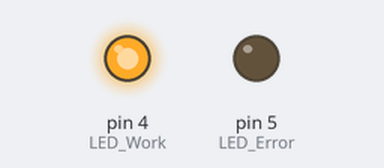
Recording of a sketch running on a simulated Arduino Uno, built for the host (arithmetic inside an expression is 32-bit, double 64-bit). On the bench: output pins drawn as LEDs (lit = HIGH). The local clock reads 2024-03-15 10:24:30 at power-on unless the sketch sets it; storage starts empty; random numbers use the default seed unless the sketch sets one; the audio player accepts every command and is not drawn.

Above: at 9.6 s.
At 129.79 s:
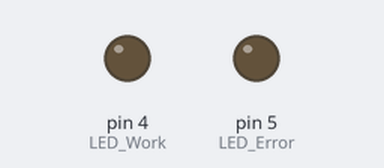
Timing chart, 0 to 130.0 s (numbered marks = the images above):
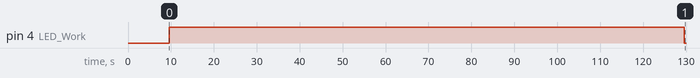

The sketch:

SistemaUnificadoInseminacion.ino
```cpp
#include <SD.h>
#include <SPI.h>
#include <TMRpcm.h>
#include "RTClib.h"
#include "LowPower.h"
#include <avr/sleep.h>
#include <avr/power.h>
//#include "Arduino.h"
#include "SoftwareSerial.h"
#include "DFRobotDFPlayerMini.h"
//==============================================================================
//========================= CONFIGURACIONES de SOFTWARE ========================

const uint8_t DuracionArchivo = 2;       //Minutos que dura cada archivo de audio a grabar
const uint16_t DuracionProtocolo = 10;  //Minutos de duración del protocolo
// unsigned int Descanso = 1200;            //Minutos de descanso entre protocolos (1200 min = 8548 ciclos de 8.423 seg)

//const uint8_t SilencioCantos = 15;     //Segundos de silencio entre cantos consecutivos  (LO QUEREMOS RANDOMIZAR, ELEGIDO MÁS ADELANTE)
const uint16_t FreqMuestreo = 22000;     //Frecuencia de muestreo (hasta 25 kHz)
//==============================================================================
//========================= CONFIGURACIONES de HARDWARE ========================
//uint8_t RstPin = 3;
const uint8_t LED_Work = 4;
const uint8_t LED_Error = 5;

#define SD_ChipSelectPin 10
#define MIC A0
TMRpcm audio;
SoftwareSerial mySoftwareSerial(6, 7);
DFRobotDFPlayerMini myDFPlayer;
//==============================================================================
char filename[] = "00000000.wav";

volatile boolean Siguiente = true;       //para ir al próximo fichero
volatile boolean ControladorFinal = false;

unsigned long tiempoFichero;
unsigned long SaltoFichero = DuracionArchivo * 60000;
unsigned long TiempoCincoMin;

volatile boolean Reproducir = false;
volatile boolean CincoMin = false;


//unsigned long Silencio = SilencioCantos * 1000;
long InterRandom;

unsigned long previousMillis = 0;
uint8_t CantidadArchivos = DuracionProtocolo / DuracionArchivo;
//unsigned long Dormir = Descanso * 60000;
// unsigned int kDescansoProtocolo = Descanso * 60 / 8.423 ;
//====================== FUNCIONES PARA FUNCIONAMIENTO =========================
RTC_DS3231 rtc;
void dateTime(uint16_t* date, uint16_t* time) {
  DateTime now = rtc.now();
  *date = FAT_DATE(now.year(), now.month(),  now.day());
  *time = FAT_TIME(now.hour(), now.minute(), now.second());
}
//==============================================================================
void getFileName() {
  DateTime now = rtc.now();
  sprintf(filename, "%02d%02d%02d%02d.wav", now.day(), now.hour(), now.minute(), now.second());
}
//==============================================================================
void LedError() {
  digitalWrite(LED_Error, LOW);
  digitalWrite(LED_Work, LOW);
  for (int j = 1; j < 6; j++) {
    digitalWrite(LED_Error, HIGH);
    delay(300);
    digitalWrite(LED_Error, LOW);
    delay(500);
  }
  //pinMode(RstPin,  OUTPUT);
  //digitalWrite(RstPin, LOW);
}
//====================== SET UP DEL MODULO =====================================
void setup() {
  //Serial.begin(9600);

  randomSeed(analogRead(A1));

  rtc.begin();
  pinMode(LED_Work, OUTPUT);
  pinMode(LED_Error, OUTPUT);
  pinMode(MIC, INPUT);
//  Serial.println(kDescansoProtocolo);
  audio.CSPin = SD_ChipSelectPin;
  if (!SD.begin(SD_ChipSelectPin)) LedError();

  if (rtc.lostPower()) {
    //rtc.adjust(DateTime(F(__DATE__), F(__TIME__)));
    rtc.adjust(DateTime(2023, 6, 5, 17, 10, 0));
  }

  mySoftwareSerial.begin(9600);
  delay(1000);
  if (!myDFPlayer.begin(mySoftwareSerial)) LedError();
  delay(3000);
  myDFPlayer.volume(30); // de 0 (min) a 30 (max)
  myDFPlayer.playFolder(15, 1);
  delay(3000);
  InterRandom = random(10, 21)*1000 ;
}
//====================== LOOP GRABACION REPRODUCCION ===========================
void loop() {
  DateTime now = rtc.now();

  if (Siguiente) {
//    Serial.println("Siguiente");
    delay(2000);
    if (!SD.begin(SD_ChipSelectPin)) LedError();
    getFileName();
    SdFile::dateTimeCallback(dateTime);
    audio.startRecording(filename, FreqMuestreo, MIC);
    digitalWrite(LED_Work, HIGH);
    Siguiente = false;
    ControladorFinal = true;
    tiempoFichero = millis();
    TiempoCincoMin = millis();
    Reproducir = true;
  }

  if ((millis() - tiempoFichero > SaltoFichero) && ControladorFinal) {
    digitalWrite(LED_Work, LOW);
    audio.stopRecording(filename);
    CantidadArchivos--;
    Siguiente = true;
  }

  if ( ((millis() - TiempoCincoMin) > 2*60000) &&  ((millis() - TiempoCincoMin) < 4*60000) && Reproducir) {
    CincoMin = true;
  }
  if ( ((millis() - TiempoCincoMin) > 4*60000) && Reproducir) {
    CincoMin = false;
    TiempoCincoMin = millis();
  }

  if (Reproducir && CincoMin) {
    unsigned long currentMillis = millis();
    //myDFPlayer.volume(30);

    if ((currentMillis - previousMillis >= InterRandom)) {       // Silencio)) {
      previousMillis = currentMillis;
      InterRandom = random(10, 21)*1000 ;
//      Serial.println("Reproducir");
      myDFPlayer.playFolder(15, 1);
    }
  }

  if (CantidadArchivos == 0  && ControladorFinal) {
    audio.stopRecording(filename);
    digitalWrite(LED_Work, LOW);
    Siguiente = false;
    ControladorFinal = false;
    Reproducir = false;
    CantidadArchivos = DuracionProtocolo / DuracionArchivo;
//    Serial.println("Voy a dormir");
    //delay(Dormir);
    delay(500);
    for (unsigned int k = 0; k < 70; k++) {       //425--> 1 hora de sueño.
      LowPower.idle(SLEEP_8S, ADC_OFF, TIMER2_OFF, TIMER1_OFF, TIMER0_OFF,
                    SPI_OFF, USART0_OFF, TWI_OFF);
    }
    delay(500);
//    Serial.println("--------------------------");
    Siguiente = true;
  }
}
```

Measured:
- by itself, pin 4 (LED_Work): LOW → HIGH at 9.6 s, → LOW 120 s later
